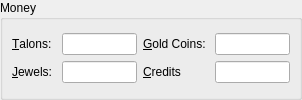
           <widget class="QGroupBox" name="groupBox_2" >
            <property name="title" >
             <string>Money</string>
            </property>
            <layout class="QVBoxLayout" >
             <property name="margin" >
              <number>9</number>
             </property>
             <property name="spacing" >
              <number>6</number>
             </property>
             <item>
              <layout class="QGridLayout" >
               <property name="margin" >
                <number>0</number>
               </property>
               <property name="spacing" >
                <number>6</number>
               </property>
               <item row="0" column="1" >
                <widget class="QLineEdit" name="talonsText" >
                 <property name="minimumSize" >
                  <size>
                   <width>75</width>
                   <height>0</height>
                  </size>
                 </property>
                 <property name="maximumSize" >
                  <size>
                   <width>75</width>
                   <height>16777215</height>
                  </size>
                 </property>
                 <property name="maxLength" >
                  <number>8</number>
                 </property>
                </widget>
               </item>
               <item row="1" column="3" >
                <widget class="QLineEdit" name="creditsText" >
                 <property name="maximumSize" >
                  <size>
                   <width>75</width>
                   <height>16777215</height>
                  </size>
                 </property>
                 <property name="maxLength" >
                  <number>8</number>
                 </property>
                </widget>
               </item>
               <item row="1" column="2" >
                <widget class="QLabel" name="label_6" >
                 <property name="text" >
                  <string>&amp;Credits </string>
                 </property>
                 <property name="buddy" >
                  <cstring>creditsText</cstring>
                 </property>
                </widget>
               </item>
               <item row="0" column="3" >
                <widget class="QLineEdit" name="goldCoinsText" >
                 <property name="minimumSize" >
                  <size>
                   <width>75</width>
                   <height>0</height>
                  </size>
                 </property>
                 <property name="maximumSize" >
                  <size>
                   <width>75</width>
                   <height>16777215</height>
                  </size>
                 </property>
                 <property name="maxLength" >
                  <number>8</number>
                 </property>
                </widget>
               </item>
               <item row="0" column="2" >
                <widget class="QLabel" name="label_5" >
                 <property name="text" >
                  <string>&amp;Gold Coins: </string>
                 </property>
                 <property name="buddy" >
                  <cstring>goldCoinsText</cstring>
                 </property>
                </widget>
               </item>
               <item row="1" column="0" >
                <widget class="QLabel" name="label_4" >
                 <property name="text" >
                  <string>&amp;Jewels: </string>
                 </property>
                 <property name="buddy" >
                  <cstring>jewelsText</cstring>
                 </property>
                </widget>
               </item>
               <item row="0" column="0" >
                <widget class="QLabel" name="label_3" >
                 <property name="text" >
                  <string>&amp;Talons: </string>
                 </property>
                 <property name="buddy" >
                  <cstring>talonsText</cstring>
                 </property>
                </widget>
               </item>
               <item row="1" column="1" >
                <widget class="QLineEdit" name="jewelsText" >
                 <property name="maximumSize" >
                  <size>
                   <width>75</width>
                   <height>16777215</height>
                  </size>
                 </property>
                 <property name="maxLength" >
                  <number>8</number>
                 </property>
                </widget>
               </item>
              </layout>
             </item>
            </layout>
           </widget>
